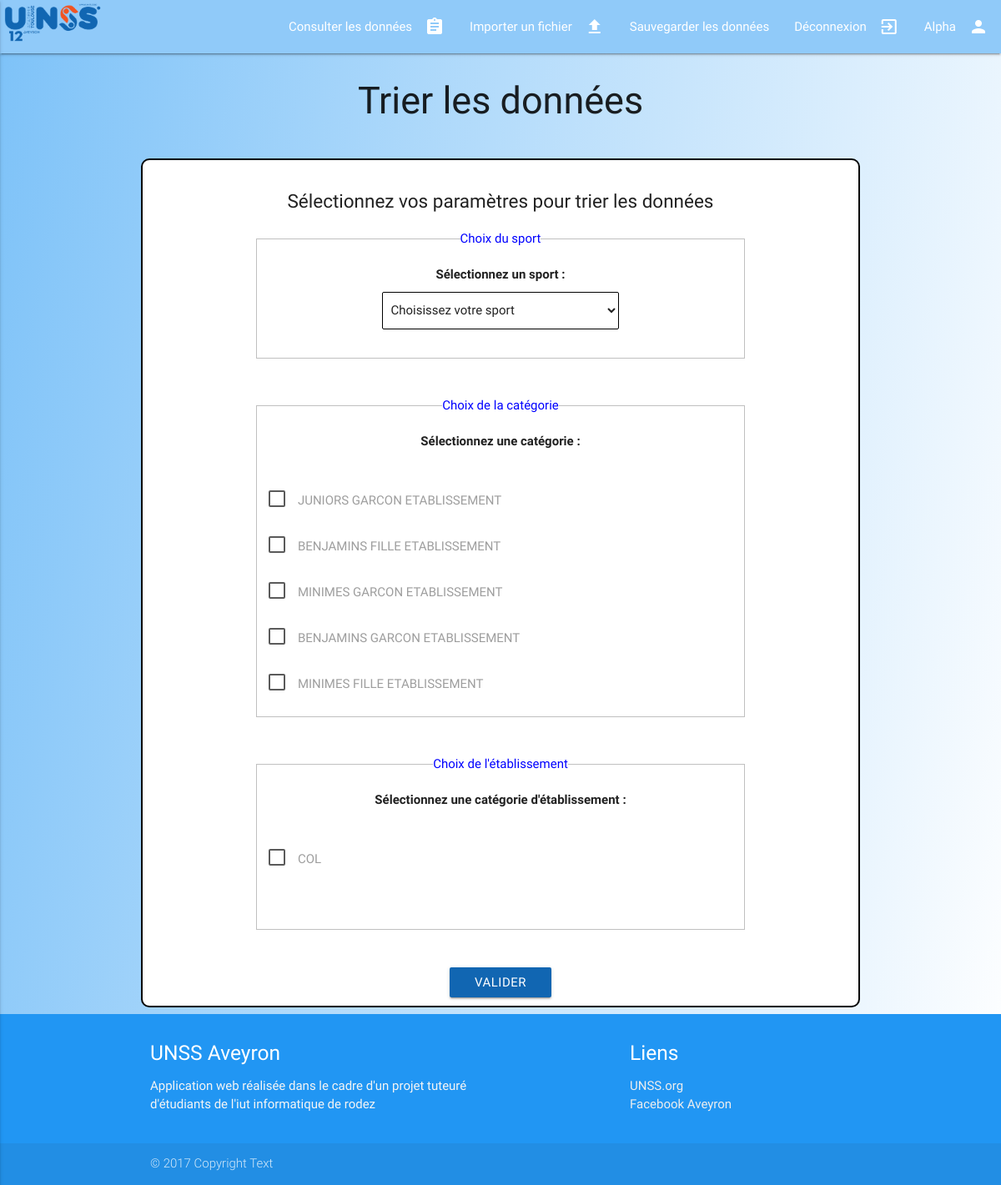
The page /pages/trieDonnees.php (signed in) on the database its author committed.
### tables this page shows
CREATE TABLE `categorie` (
  `idCategorie` int(11) NOT NULL,
  `nomCategorie` varchar(255) NOT NULL,
  `codeCategorie` char(2) DEFAULT NULL
);

CREATE TABLE `typeetablissement` (
  `idType` int(11) NOT NULL,
  `typeEtablissement` varchar(50) DEFAULT NULL,
  `codeTypeEtablissement` varchar(10) NOT NULL
);

### pages/bd.inc.php (called while the page is built, shortened)
<?php
function connectBD() {
	try
	{
		$bdd = new PDO('mysql:host=localhost; dbname=unss; charset=utf8', 'root', 'root');
		$bdd->setAttribute(PDO::ATTR_ERRMODE,PDO::ERRMODE_EXCEPTION);
		return $bdd;
	} catch (Exception $e) {
		$info = "<p class=\"center\">Impossible de se connecter à la base de données.<br/>Réessayer plus tard.</p>";
	}
}
function recupererCategorie() {
	try {
		$bdd = connectBD();
		$categorie=$bdd->query("SELECT idCategorie, nomCategorie FROM categorie");
		$tab = array();
		$i = 0;
		while($cell =$categorie->fetch()) {
			$tab[$i] = array($cell['idCategorie'], $cell['nomCategorie']);
			$i++;
		}
		return $tab;
	} catch (Exception $err) {
		echo "Erreur il est impossible de les categories" ;
	}
}
function recupererTypeEtablissement() {
	try {
		$bdd = connectBD();
		$typeEtab=$bdd->query("SELECT idType, codeTypeEtablissement FROM typeetablissement ");
		$tab = array();
		$i = 0;
		while($cell =$typeEtab->fetch()) {
			$tab[$i] = array($cell['idType'], $cell['codeTypeEtablissement']);
			$i++;
		}
		return $tab;
	} catch (Exception $err) {
		echo "Erreur il est impossible de les établissements" ;
	}
}
?>

### pages/affichage.inc.php (the view, shortened to what this page needs)
<?php
function listeDeroulante($tab, $nom) {
	echo "<select name=\"$nom\" id=\"$nom\" class=\"browser-default formulaireTrie\" required>";
	echo "<option value=\"\" disabled selected>Choisissez votre sport</option>";
	echo "</select>";
}
function afficheTableau($tab, $nom) {
	echo "<table class=\"table\">";
	foreach($tab as $ligne) {
		echo "<tr class=\"ligne\">";
			echo "<td>";
				echo "<label for=\"$ligne[0]\">$ligne[1]</label>";
			echo "</td>";
		echo "</tr>";
	}
	echo "</table>";
}
?>

### pages/trieDonnees.php (shortened to what this page needs)
<?php session_start();
if(isset($_SESSION['idCompte'])) {
?>
	<!DOCTYPE html>
	<html>
		<head>
			<link type="text/css" rel="stylesheet" href="../css/materialize.css"  media="screen,projection"/>
			<link type="text/css" rel="stylesheet" href="../css/style.css"/>
		</head>
		<body>
			<?php
			include('../include/header.php');
			include "bd.inc.php";
			include "affichage.inc.php";
			?>
			<div class="container ">
				<div class="row center">
					<h1 id="titre">Trier les données</h1>
				</div>
				<div class="row formulaire center borderForm">
					<?php
					if(!isset($_POST['sport'])) {
					?>
						<form method="post" action="trieDonnees.php">
							<h2 id="h2">Sélectionnez vos paramètres pour trier les données</h2>
							<fieldset>
								<legend>Choix du sport</legend>
								<p class="center choixSelect">Sélectionnez un sport :</p>
								<?php $tab = array();
								$tab = recupererSport();
								listeDeroulante($tab, "sport"); ?>
								<br/>
							</fieldset>
								<br />
								<br />
							<fieldset>
								<legend>Choix de la catégorie</legend>
								<p class="center choixSelect">Sélectionnez une catégorie :</p>
								<br />
								<?php
								$tab = recupererCategorie();
								afficheTableau($tab, "cat");
								?>
							</fieldset>
								<br />
								<br />
							<fieldset>
								<legend>Choix de l'établissement</legend>
								<p class="center choixSelect">Sélectionnez une catégorie d'établissement :</p>
								<br />
								<?php
								$tab = recupererTypeEtablissement();
								?>
								<br />
								<br />
							</fieldset>
								<br />
								<br/>
								<button class="btn waves-effect waves-light" type="submit" name="action">Valider</button>
						</form>
					<?php
					} else {
						?>
						<div class="row center">
							<p>Section en cours de réalisation</p>
						</div>
						<?php
					}
					?>
				</div>
			</div>
				<?php include('../include/footer.php'); ?>
		</body>
	</html>
<?php
} else {
	header('Location: ../index.php');
}
?>

### include/header.php (shortened to what this page needs)
<nav>
	<div class="nav-wrapper blue lighten-3">
		<a href="accueil.php" class="brand-logo"><img src="../images/logoUnss.png"  class="logo"></a>
		<ul class="right hide-on-med-and-down 10px">
			<li><a href="trieDonnees.php">Consulter les données<i class="material-icons right">assignment</i></a class="taille"></li>
			<li><a href="ajoutFichier.php">Importer un fichier<i class="material-icons right">file_upload</i></a></li>
			<li><a href="#">Sauvegarder les données</a></li>
			<li><a href="deconnexion.php">Déconnexion<i class="material-icons right">exit_to_app</i></a></li>
			<li><a href="profil.php"><?php echo $_SESSION['nom']; ?>  <i class="material-icons right">person</i></a></li>
		</ul>
	</div>
</nav>

### include/footer.php (shortened to what this page needs)
<footer class="page-footer blue">
	<div class="container">
		<div class="row">
			<div class="col l6 s12">
				<h5 class="white-text">UNSS Aveyron </h5>
				<p class="grey-text text-lighten-4">Application web réalisée dans le cadre d'un projet tuteuré d'étudiants
				de l'iut informatique de rodez</p>
			</div>
			<div class="col l4 offset-l2 s12">
				<h5 class="white-text">Liens</h5>
				<ul>
					<li><a class="grey-text text-lighten-3" href="http://unss.org/!">UNSS.org</a></li>
					<li><a class="grey-text text-lighten-3" href="https://www.facebook.com/UNSSAveyron/!">Facebook Aveyron</a></li>
				</ul>
			</div>
		</div>
	</div>
	<div class="footer-copyright">
		<div class="container">
			© 2017 Copyright Text
		</div>
	</div>
</footer>

### css/style.css (style rules this page uses)
.logo { width: 10%; }
html { background: linear-gradient(100deg, rgb(125,194,248), white) repeat-x; }
body { display: flex; min-height: 100vh; flex-direction: column; }
.formulaire { background-color: white; padding: 10px; margin: 1%; }
.formulaireTrie { display : block; width : 50%; margin : auto; border-color: black; }
fieldset { width: 70%; margin: auto; }
#titre { font-size: 3em; }
#h2 { font-size: 1.5em; }
.borderForm { border-radius:10px 10px; border:2px solid black; background-color: white; }
.choixSelect { font-weight: bold; }
legend { color: blue; }
.logo { width: 125px; }

### rows shown on the page
categorie: nomCategorie "JUNIORS GARCON ETABLISSEMENT"
categorie: nomCategorie "BENJAMINS FILLE ETABLISSEMENT"
categorie: nomCategorie "MINIMES GARCON ETABLISSEMENT"
categorie: nomCategorie "BENJAMINS GARCON ETABLISSEMENT"
categorie: nomCategorie "MINIMES FILLE ETABLISSEMENT"
typeetablissement: codeTypeEtablissement "COL"

### other values the page prints
$_SESSION['nom'] "Alpha"
